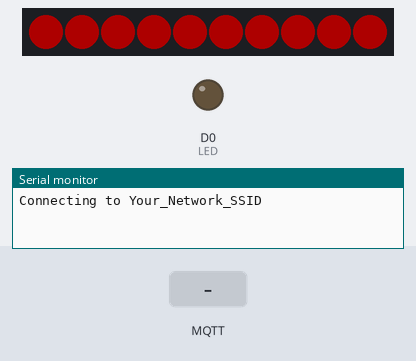
Bench run of a sketch on a simulated ESP8266 (NodeMCU). Shown: 10 RGB LEDs in strip order, left to right, output pins drawn as LEDs (lit = HIGH), the last lines printed to the serial monitor. Dashed ring = blinking. The inputs (shaded band) are chosen by the test bench. Dim RGB values are drawn brighter than linear; WiFi joins after 1.5 s; servers stay silent unless stated; no MQTT or app messages arrive unless stated.

Above: at 0.1 s.
At 2.7 s:
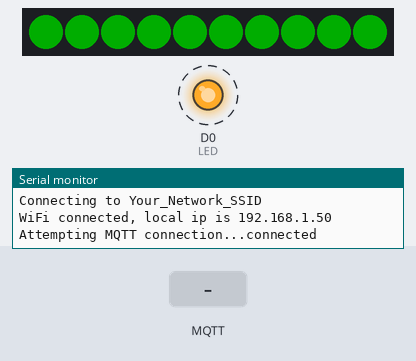
2.8 s: MQTT message "off" arrives on the first subscribed topic
At 3.9 s:
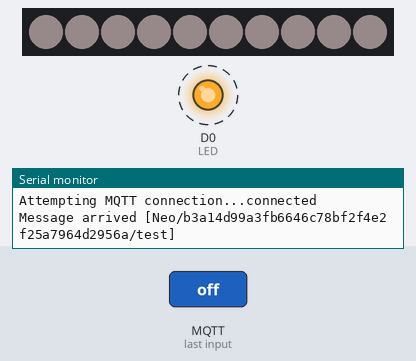
5.8 s: MQTT message "1" arrives on the first subscribed topic
Timing chart, 0 to 13.5 s (numbered marks = the images above; inputs shaded):
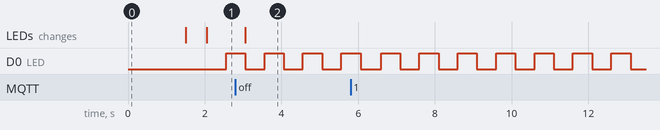

The sketch:

neo-nodemcu-demo.ino
```cpp
#include <EEPROM.h>
#include <ESP8266WiFi.h>
#include <Adafruit_NeoPixel.h>
#include <PubSubClient.h>
#include <Wire.h>

/*
Neo Smart IoT demo sketch for NodeMCU device
(c) 2017 Splyse Inc.

MIT License

This sketch should be connected to a NeoPixels strip
with pin D1 connected to the data port of the strip
*/


const char* ssid = "Your_Network_SSID";
const char* password = "Your_WiFi_password";
const char* mqtt_server = "ip_or_hostname_of_neo-pubsub_node";

WiFiClient espClient;
PubSubClient client(espClient);

#define LED D0
#define PIN D1
#define BRIGHTNESS 50

bool ledState;

Adafruit_NeoPixel strip = Adafruit_NeoPixel(10, PIN, NEO_GRB + NEO_KHZ800);

void lightstrip(uint32_t color)
{
  for(uint16_t i=0; i<strip.numPixels(); i++) {
    strip.setPixelColor(i, color);
  }
    strip.show();
}

void callback(char* topic, byte* payload, unsigned int length) {
 Serial.print("Message arrived [");
 Serial.print(topic);
 Serial.print("] ");
 uint32_t requestedcolor = 0;

 if (length != 3)
 {
   Serial.println("Received invalid RGB value");
   return;
 }
 requestedcolor = payload[2] | (payload[1] << 8) | (payload[0] << 16);
 lightstrip(requestedcolor);
}


void reconnect() {
 while (!client.connected()) {
 Serial.print("Attempting MQTT connection...");
 if (client.connect("ESP8266 Client")) {
  lightstrip(0x00ff00);
  Serial.println("connected");
  client.subscribe("Neo/b3a14d99a3fb6646c78bf2f4e2f25a7964d2956a/test");
 } else {
  lightstrip(0x00ffff);
  Serial.print("failed, rc=");
  Serial.print(client.state());
  Serial.println(" try again in 5 seconds");
  delay(5000);
  }
 }
}

void setup()
{
 strip.begin();
 strip.setBrightness(BRIGHTNESS);

 lightstrip(0xff0000);

 Serial.begin(9600);

 Serial.print("Connecting to ");
 Serial.println(ssid);

 WiFi.begin(ssid, password);

 while (WiFi.status() != WL_CONNECTED) {
   delay(500);
 }
 Serial.print("WiFi connected, local ip is ");
 Serial.println(WiFi.localIP());

 lightstrip(0x00ffff);

 client.setServer(mqtt_server, 1883);
 client.setCallback(callback);
 pinMode(LED, OUTPUT);
}

void loop()
{
 delay(500);
 digitalWrite(LED, ledState);
 ledState = !ledState;
 if (!client.connected()) {
  reconnect();
 }
 client.loop();
}
```

Measured:
- after the input at 2.8 s, the LEDs: change after 0.26 s (image 2)
- by itself, D0 (LED): alternates HIGH for 0.50 s and LOW for 0.50 s
